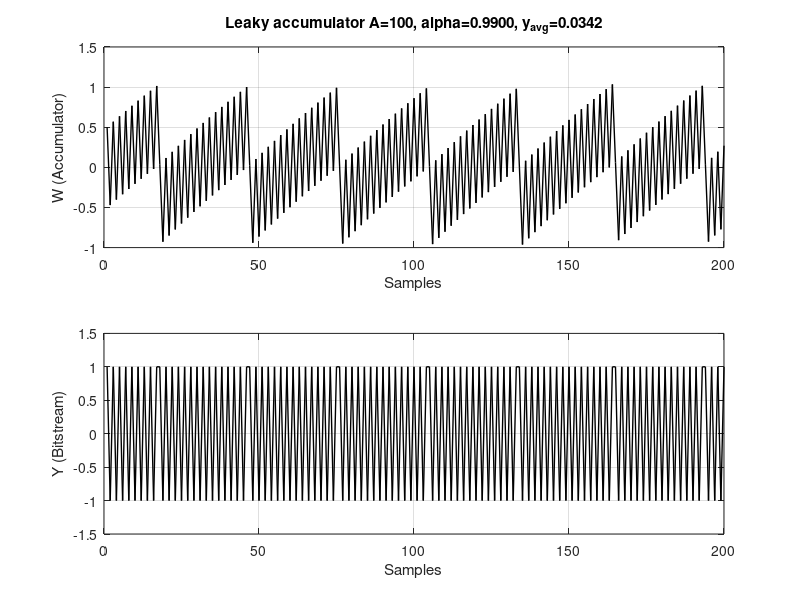

Write MATLAB code to recreate this figure.
clear
close all;
clc;
format long;

%%% [MOD] === Exercise 1.4: Leaky accumulator ==============================
%%% [MOD] Leaky integrator difference eqn:  w(i) = a * w(i-1) + (x - y)
%%% [MOD] Z-transform:  H(z) = 1 / (1 - a*z^-1)
%%% [MOD]   DC gain  = 1/(1-a) = A
%%% [MOD] An ideal integrator (a=1) makes NTF zero at DC; for a<1 the NTF
%%% [MOD] no longer kills DC perfectly -> measurable DC error appears.

% Input signal definition
nr_points = 8192;          %%% [MOD] longer for accurate decimation
offset    = 34.6e-3
in        = offset*(ones(1,nr_points));

%%% [MOD] Sweep amplifier finite-gain values to expose the leakage effect
A_list = [1e6, 1000, 100, 30, 10];

fprintf('\n   A         alpha        DC-gain      y_avg          y_avg - x\n');
fprintf(' --------  ----------  -----------   -----------   -------------\n');

for k = 1:length(A_list)
    A = A_list(k);
    p = 1 - 1/A;            % loss factor (alpha)

    w = zeros(1,nr_points); y = zeros(1,nr_points);
    w(1) = 0.5; y(1) = 1;

    for a = 2:nr_points
        w(a) = p*w(a-1) + in(a-1) - y(a-1);
        y(a) = sign(w(a));
    end

    output_average = sum(y)/length(y);
    fprintf(' %8g  %10.6f  %10.4f   %+10.6f    %+10.6f\n', ...
            A, p, 1/(1-p), output_average, output_average-offset);

    if A == 100   % keep figure for the canonical "A=100" requested by PDF
        figure;
        subplot(2,1,1); plot(w(1:200),'k','LineWidth',1);
        xlabel('Samples'); ylabel('W (Accumulator)'); grid;
        title(sprintf('Leaky accumulator A=%g, alpha=%.4f, y_{avg}=%.4f',...
                      A, p, output_average));
        subplot(2,1,2); plot(y(1:200),'k','LineWidth',1);
        xlabel('Samples'); ylabel('Y (Bitstream)'); grid; ylim([-1.5 1.5]);
        saveas(gcf,'results/MOD1_leak_A100.png');
    end
end
